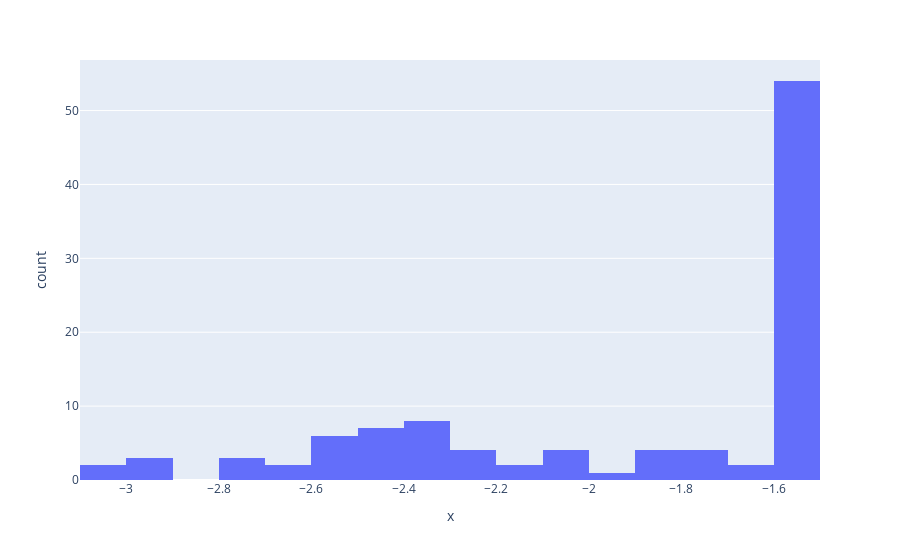

Here is the notebook cell this chart was saved with:
### Code cell
px.histogram(x=min_position_rk[3, :], nbins=20)

### Figure 1 — Plotly figure (JSON) as saved in the notebook; plotly's stock layout.template omitted (floating-point values rounded to 4 significant figures)
{"data": [{"alignmentgroup": "True", "bingroup": "x", "hovertemplate": "x=%{x}<br>count=%{y}<extra></extra>", "legendgroup": "", "marker": {"color": "#636efa", "pattern": {"shape": ""}}, "name": "", "nbinsx": 20, "offsetgroup": "", "orientation": "v", "showlegend": false, "type": "histogram", "x": [-1.571, -1.571, -1.571, -2.241, -2.381, -1.571, -1.571, -1.571, -2.241, -2.381, -1.571, -2.464, -1.934, -1.571, -2.503, -1.571, -1.766, -1.619, -2.477, -1.571, -2.095, -1.571, -1.571, -1.571, -2.941, -2.573, -2.101, -1.571, -1.571, -1.571, -1.571, -2.419, -2.716, -2.755, -1.571, -1.571, -2.434, -3.017, -1.571, -1.765, -2.694, -1.571, -3.014, -2.388, -1.571, -1.571, -1.571, -1.571, -1.571, -2.948, -2.469, -1.571, -1.571, -2.918, -1.571, -1.571, -2.301, -1.571, -1.736, -2.335, -1.571, -1.571, -1.571, -2.079, -2.313, -1.571, -1.571, -2.777, -1.571, -1.571, -2.223, -2.064, -1.851, -1.571, -1.898, -2.587, -2.493, -1.571, -2.418, -1.874, -2.226, -2.532, -1.571, -1.571, -1.571, -1.571, -1.571, -1.571, -1.571, -1.571, -1.842, -1.571, -1.571, -1.571, -2.397, -1.571, -2.374, -2.576, -1.571, -2.163, -2.59, -1.652, -2.63, -1.791, -1.571, -2.018], "xaxis": "x", "yaxis": "y"}], "layout": {"barmode": "relative", "legend": {"tracegroupgap": 0}, "margin": {"t": 60}, "xaxis": {"anchor": "y", "domain": [0, 1], "title": {"text": "x"}}, "yaxis": {"anchor": "x", "domain": [0, 1], "title": {"text": "count"}}}}
